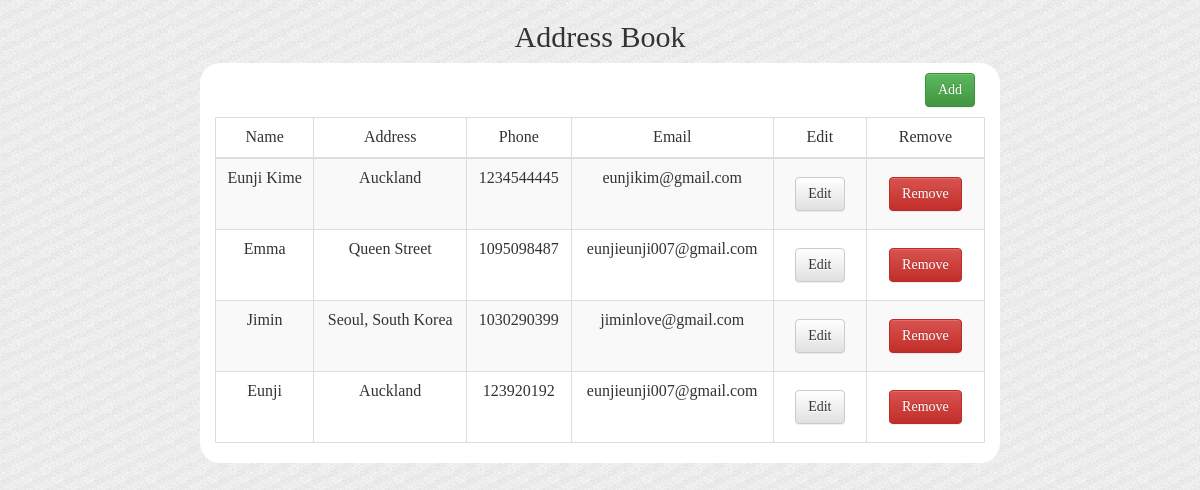
The page /Q3/index.php on the database its author committed.
### tables this page shows
CREATE TABLE IF NOT EXISTS `book` (
`id` int(11) NOT NULL,
  `name` varchar(10) NOT NULL,
  `address` varchar(50) NOT NULL,
  `phone` int(11) NOT NULL,
  `email` varchar(30) NOT NULL
);

### Q3/index.php (the view, shortened to what this page needs)
<link rel="stylesheet" href="https://maxcdn.bootstrapcdn.com/bootstrap/3.3.6/css/bootstrap.min.css">
<link rel="stylesheet" href="https://maxcdn.bootstrapcdn.com/bootstrap/3.3.6/css/bootstrap-theme.min.css">
<!DOCTYPE html>
<html>
<head>
</head>
<body>
	<h2 style="text-align : center;">Address Book</h2>
	<div class="container">
<?php
	$select_query = "SELECT * FROM book";
	$select = mysql_query($select_query);
	if ($select) {
		if (mysql_num_rows($select) > 0) {
?>
	<a href='new.php'><button type='button' class='btn btn-success pull-right'>Add</button></a>
	<br><br>
	<table class="table table-striped table-bordered" style="text-align:center;">
		<thead>
			<tr>
				<td>Name</td>
				<td>Address</td>
				<td>Phone</td>
				<td>Email</td>
				<td>Edit</td>
				<td>Remove</td>
			</tr>
		</thead>
		<tbody>
	<?php
		while($row = mysql_fetch_array($select)) {
				print "
			<tr>
				<td>".$row['name']."</td>
				<td>".$row['address']."</td>
				<td>".$row['phone']."</td>
				<td>".$row['email']."</td>
				<td><a href=\"edit.php?id=$row[id]\" class=\"btn btn-default\" name=\"edit\">Edit</a></td>
				<td><a href=\"delete.php?id=$row[id]\" class=\"btn btn-danger\" name=\"remove\">Remove</a></td>
			</tr>";
		}
	} else {
	echo "<h4 style='text-align : center;'>There's no data
	<a href='new.php'><button type='button' class='btn btn-success'>Add New</button></a></h4>";
	}
}
?>
	</tbody>
	</table>
	</div>
</body>
</html>

### Q3/index.php (style rules this page uses)
body { background-image: url("img/back.png"); background-repeat: repeat; font-family : Century Gothic; }
.container { background-color : white; border-radius: 20px; width : 800px; margin-bottom : 100px; }
.btn { margin : 10px; }

### rows shown on the page
book: name "Eunji Kime", address "Auckland", phone "1234544445", email "eunjikim@gmail.com"
book: name "Emma", address "Queen Street", phone "1095098487", email "eunjieunji007@gmail.com"
book: name "Jimin", address "Seoul, South Korea", phone "1030290399", email "jiminlove@gmail.com"
book: name "Eunji", address "Auckland", phone "123920192", email "eunjieunji007@gmail.com"
